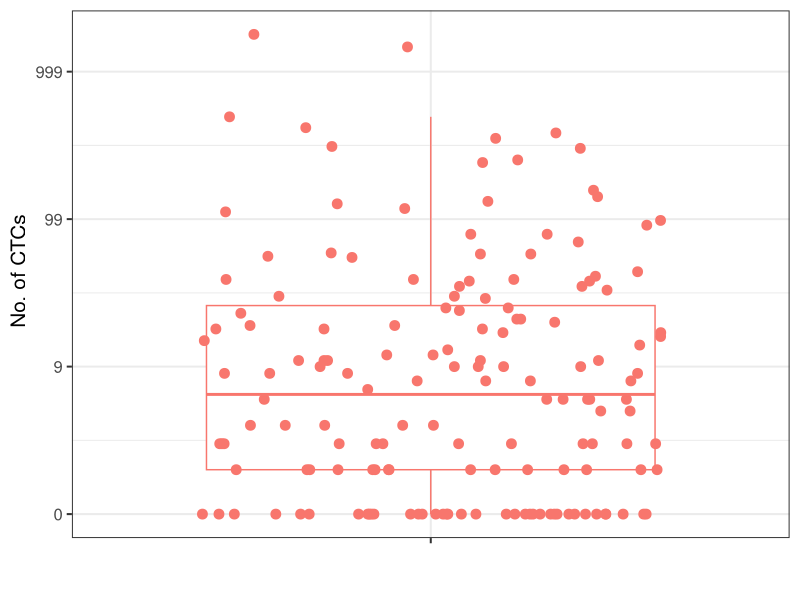
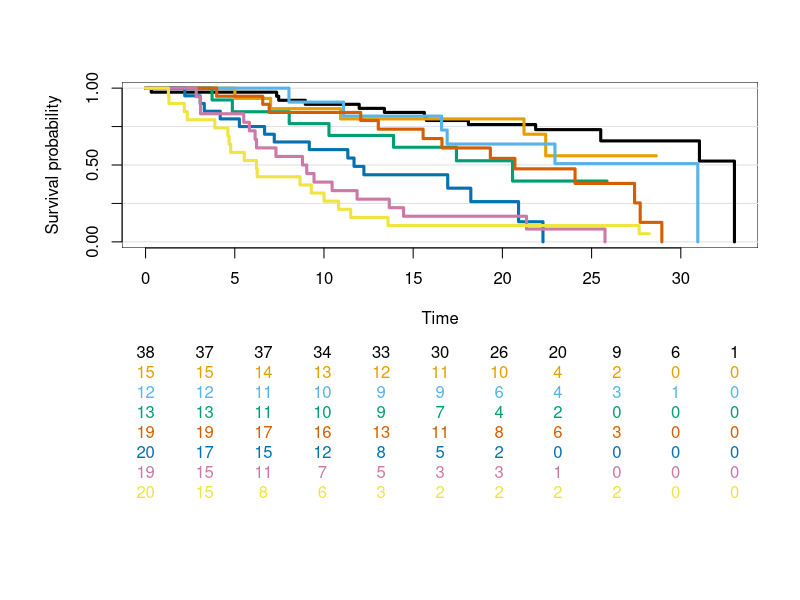
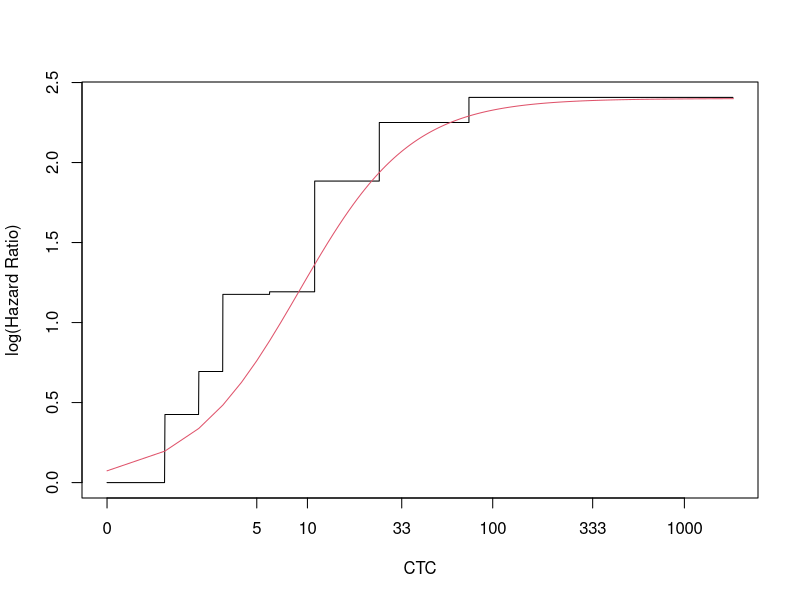

Write R code to recreate these figures, in order. (Note: this script raises an error after producing the figures.)
require(survival)
require(ggplot2)
require(prodlim)
require(rms)
# load in data
dat<-read.csv("dat.csv",header=T)
summary(dat$CTC)

# cohort survival stats
km<-survfit(Surv(Time,Death)~1,data=dat)
print(km)

# plot of distribution of CTCs
ggplot(dat, aes(x="",y=CTC+1))+ylab('CTC')+ylab(" No. of CTCs")+xlab("")+
  geom_boxplot(aes(colour="Brown"), outlier.alpha =  0) +
  geom_jitter(height=0,size=3,aes(colour="Brown"))+
  theme_bw(base_size=15)+ theme(legend.position="none")+
  scale_y_log10(breaks=c(1,10,100,1000),labels=c(0,9,99,999))
# No. patients with low numbers of CTCs
sum(dat$CTC==0)# 38
sum(dat$CTC==1)# 15

# split the CTC data into groups with ~equal frequency
quantile(dat$CTC,c(0.125,0.25,0.375,0.5,0.625,0.75,0.875))
dat$GRP<-NA
dat$GRP[dat$CTC==0]<-"0"
dat$GRP[dat$CTC==1]<-"1"
dat$GRP[dat$CTC==2]<-"2"
dat$GRP[dat$CTC>=3 & dat$CTC<6]<-"[3,6)"
dat$GRP[dat$CTC>=6 & dat$CTC<11]<-"[6,11)"
dat$GRP[dat$CTC>=11 & dat$CTC<25]<-"[11,25)"
dat$GRP[dat$CTC>=25 & dat$CTC<75]<-"[25,75)"
dat$GRP[dat$CTC>=75]<-"[75+"
dat$GRP<-factor(dat$GRP,levels=c("0","1","2","[3,6)","[6,11)",
                                 "[11,25)","[25,75)","[75+"))
# visualise the data
km<-prodlim(Surv(Time,Death)~GRP,data=dat)
plot(km,confint=F,legend=F,percent=F)

m1<-(coxph(Surv(Time,Death)~GRP,data=dat))
summary(m1)
# let's plot the relationship
x<-c(0,0.99,1,1.99,2,2.99,3,5.99,6,10.99,11,24.99,25,74.99,75,max(dat$CTC))
y<-c(0,0,m1$coefficients[1],m1$coefficients[1],
     m1$coefficients[2],m1$coefficients[2],
     m1$coefficients[3],m1$coefficients[3],
     m1$coefficients[4],m1$coefficients[4],
     m1$coefficients[5],m1$coefficients[5],
     m1$coefficients[6],m1$coefficients[6],
     m1$coefficients[7],m1$coefficients[7])
plot(x+1,y,type="l",log="x",xlab="CTC",xaxt="n",
     ylab="log(Hazard Ratio)")
xtick<-c(1, 6,11,34, 101,334,1001)
axis(side=1, at=xtick, labels = c(0,5,10,33,100,333,1000))

x<-seq(0,1800,by=1)
lines(x,2.4/(1+(10/x)^1.5),col=2)
m1<-(coxph(Surv(Time,Death)~c(1/(1+(10/CTC)^1.5)),data=dat))
m2<-(coxph(Surv(Time,Death)~CTC<5,data=dat))

# compare likelihoods
-2*m1$loglik[2]
-2*m2$loglik[2]
# it's clear the models do give different fits
summary(m1)
summary(m2)
# some of you may like looking at concordance values - it's clear there is a difference
# Magic Number gives 0.66, whereas the sigmoid model 0.74

# some of you may want to use th cph function in the rms package to look at more statistics
x1<-as.numeric(dat$CTC<5)
dd<-datadist(x1)
options(datadist='dd')
y<-dat$Death
t<-dat$Time
m3 <- cph(Surv(t,y) ~ x1, x=TRUE, y=TRUE, surv=TRUE) 

x1<-1/(1+(dat$CTC/10)^1.5)
dd<-datadist(x1)
options(datadist='dd')
y<-dat$Death
t<-dat$Time
m4 <- cph(Surv(t,y) ~ x1, x=TRUE, y=TRUE, surv=TRUE)

m3
m4
# you can see the clear difference between the two models across all discrmination indexes
